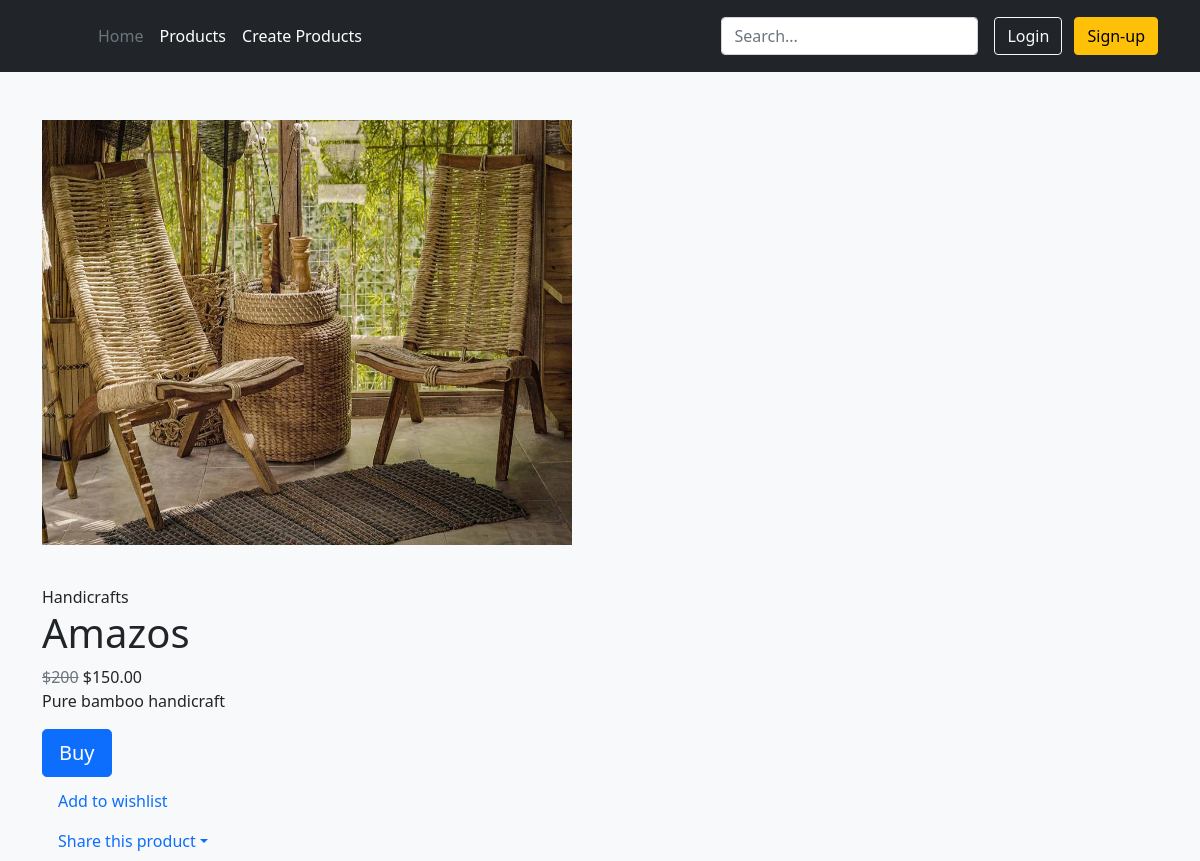
The app's page /products/1, older data.
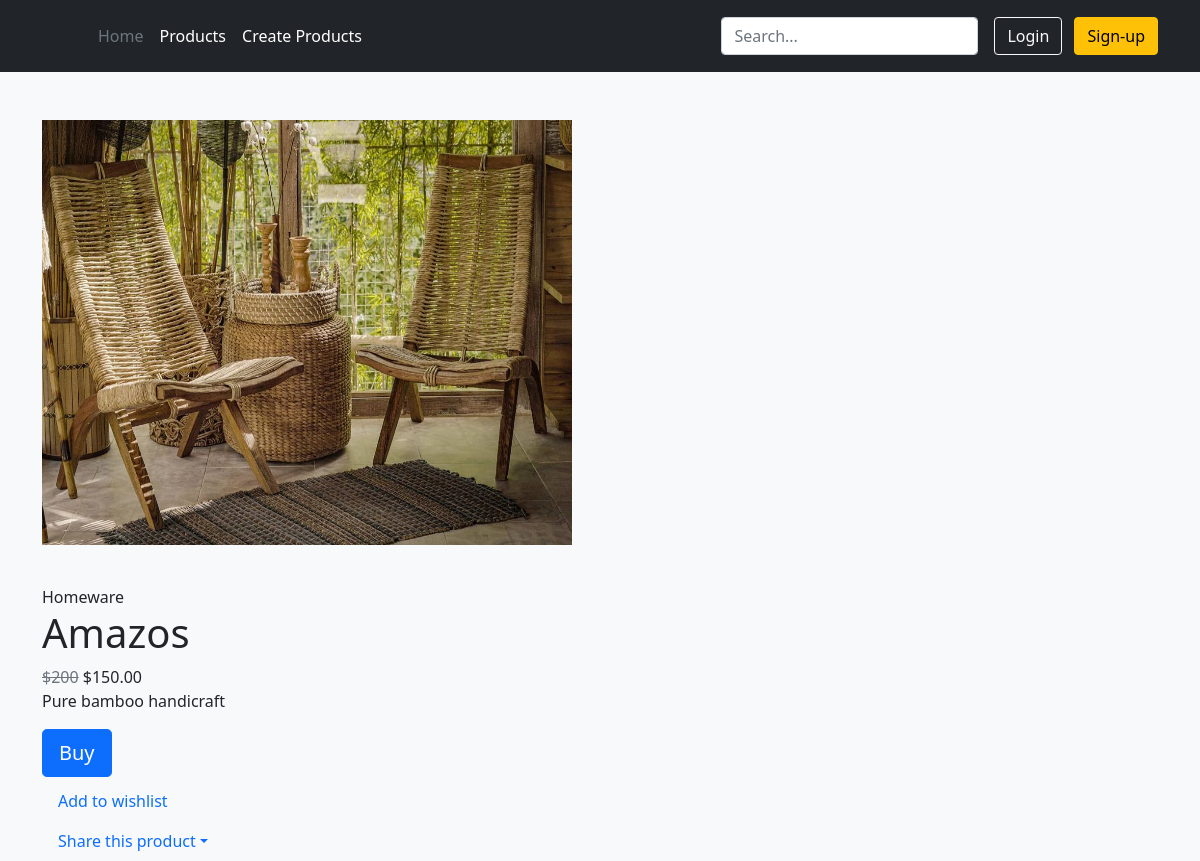
The same page, newer data.
### products/models.py (models this page shows, shortened)
class Product(models.Model):
    title = models.CharField(max_length=200)
    description = models.TextField(blank=True)
    image = models.ImageField(upload_to='images/')
    price = models.DecimalField(max_digits=6, decimal_places=2)
    category = models.ForeignKey(Category, related_name='product', on_delete=models.CASCADE)
    slug = models.SlugField(max_length=255)
    in_stock = models.BooleanField(default=True)  # Stock to change to numeric value
    is_active = models.BooleanField(default=True)
    created = models.DateTimeField(auto_now_add=True)
    updated = models.DateTimeField(auto_now=True)
    class Meta:
        verbose_name_plural = 'Products'
        ordering = ('-created',)

class Category(models.Model):
    name = models.CharField(max_length=100)
    slug = models.SlugField(max_length=255, unique=True)
    class Meta:
        verbose_name_plural = 'categories'
    def __str__(self):
        return self.name

### storeAnada/views.py (the view)
# urls.py: path('products/<pk>', storeAnada.views.ProductDetailView.as_view(), name='product-detail'),
class ProductDetailView(DetailView):
	template_name = "products/product_detail.html"
	model = Product

### templates/products/product_detail.html (shortened to what this page needs)
{% extends "base.html" %}
{% load static %}
{% block content %}
<section class="hero bg-light pt-5">
      <div class="container">
            <div class="row gutter-2 gutter-md-4 justify-content-between">
              <div class="col-lg-7">
                <div class="row gutter-1 justify-content-between">
                  <div class="col-lg-10 order-lg-2">
                    <div class="owl-carousel gallery" data-slider-id="1" data-thumbs="true" data-nav="true">
                      <figure class="equal">
                          <img src="/media/{{ product.image }}" alt="{{ product.title }}" width="100%" height="425">
                      </figure>
                  </div>
                  <div class="col-lg-2 text-center text-lg-left order-lg-1">
                    <div class="owl-thumbs" data-slider-id="1">
                    </div>
                  </div>
                </div>
              </div>
              <div class="col-lg-5 mb-5 mb-lg-0">
                <div class="row">
                  <div class="col-12">
                    <span class="item-brand">{{ product.category }}</span>
                    <h1 class="item-title">{{ product.title }}</h1>
                    <span class="item-price"><s class="text-muted">$200</s> ${{ product.price }}</span>
                  </div>
                </div>
                <div class="row">
                  <div class="col-12">
                    <p>{{ product.description }}</p>
                  </div>
                </div>
                <div class="row">
                  <div class="col-md-8">
                    <a href="{% url 'purchase' pk=product.pk %}" class="btn btn-block btn-lg btn-primary">Buy</a>
                  </div>
                  <div class="col-12 mt-1">
                    <ul class="nav nav-actions">
                      <li class="nav-item">
                        <a class="nav-link" href="#">Add to wishlist</a>
                      </li>
                      <li class="nav-item dropdown">
                        <a class="nav-link dropdown-toggle" data-toggle="dropdown" href="#" role="button" aria-haspopup="true" aria-expanded="false">Share this product</a>
                      </li>
                    </ul>
                  </div>
                </div>
              </div>
            </div>
          </div>
      </div>
</section>
{% endblock %}

### templates/base.html (shortened to what this page needs)
{% load static %}
<!DOCTYPE html>
<html lang="en">
    <head>
        <link rel="stylesheet" href={% static "bootstrap-5.1.3-dist/css/bootstrap.min.css" %}>
    </head>
    <body>
        <header class="p-3 bg-dark text-white">
            <div class="container">
              <div class="d-flex flex-wrap align-items-center justify-content-center justify-content-lg-start">
                <a href="/" class="d-flex align-items-center mb-2 mb-lg-0 text-white text-decoration-none">
                  <svg class="bi me-2" width="40" height="32" role="img" aria-label="Bootstrap"><use xlink:href="#bootstrap"/></svg>
                </a>
                <ul class="nav col-12 col-lg-auto me-lg-auto mb-2 justify-content-center mb-md-0">
                  <li><a href="{% url 'home' %}" class="nav-link px-2 text-secondary">Home</a></li>
                  <li><a href="{% url 'product-list' %}" class="nav-link px-2 text-white">Products</a></li>
                  <li><a href="{% url 'product-create' %}" class="nav-link px-2 text-white">Create Products</a></li>
                </ul>
                <form class="col-12 col-lg-auto mb-3 mb-lg-0 me-lg-3">
                  <input type="search" class="form-control form-control-dark" placeholder="Search..." aria-label="Search">
                </form>
                <div class="text-end">
                  <button type="button" class="btn btn-outline-light me-2">Login</button>
                  <button type="button" class="btn btn-warning">Sign-up</button>
                </div>
              </div>
            </div>
        </header>
        {% block content %}{% endblock %}
    </body>
</html>

Row changes from the older to the newer data that the page shows:
changed Product "Amazos": category "Handicrafts" → "Homeware"
